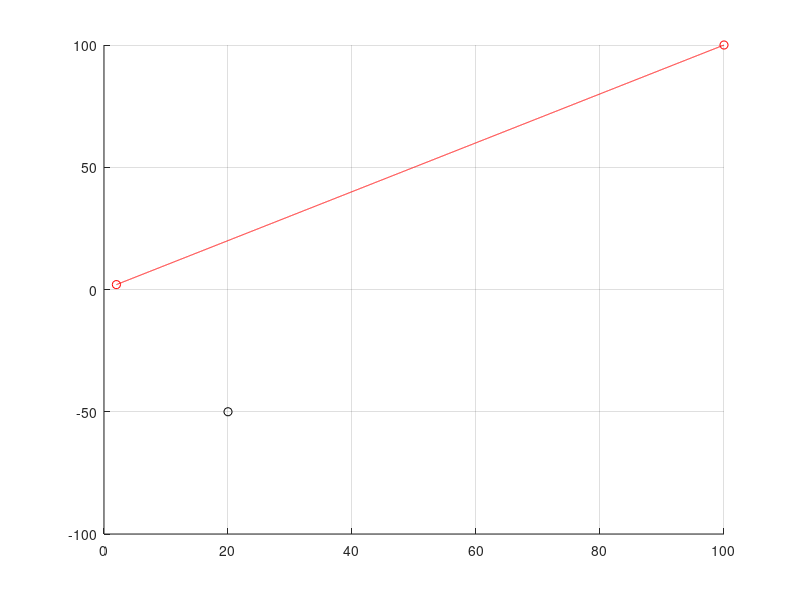

This figure's MATLAB source: (Note: this script raises an error after producing the figure.)
% Test de Carrot Chase algorithm
clear all
close all
clc
% pi
% pi = 3.14159265358979323846;

% Waypoint actual W(i)
W_act = [2 2];              % W_i = (xi, yi)
% Waypoint siguiente W(i+1)
W_sig = [100 100];			% W_i+1 = (xi+1, yi+1)
% Posicion del UAV
px = 20;
py = -50;
p = [px py];					% p = (x y);
% Heading angle (YAW)
psi = pi/6;

% VTP
s = [0 0];                  % s = [xt' yt'];

%Señal de control
U = 0;
%Ganancia contorl
k = 2;

% Velocidad
v = 0.55;                     % m/s
% Distancia
d = sqrt( ( W_sig(1) - W_act(1) )^2 + ( W_sig(2) - W_act(2) )^2 );
% Tiempo
t = 0.1;                      % s

figure(1)
hold on
grid on
plot(W_act(1), W_act(2), 'ro')
plot(W_sig(1), W_sig(2), 'ro')
plot(p(1), p(2), 'ko')

line = 0:0.01:d;
theta = atan2( W_sig(2) - W_act(2), W_sig(1) - W_act(1));
x = W_act(1) + line*cos(theta);
y = W_act(2) + line*sin(theta);
plot(x,y,'r-')

i = 1;

while px < W_sig(1)

   % Pasos 1 - 6
   psi_d = carrotChase(p, W_act, W_sig);
   
   % Paso 7 - control
   u = k*(psi_d - psi);
   
   %%%%%%%%%%%%%%%%%%%%%%
   % Modelo simplificado
   %%%%%%%%%%%%%%%%%%%%%%
   % dx = v*cos(psi);
   % dy = v*sin(psi);
   % dpsi = u;
   
   % obtengo angulo
   psi = psi + u*t;
   
   % Actualizo posicion en funcion del angulo
   px = px + v*cos(psi);
   py = py + v*sin(psi);
   p = [px py];
   
   plot(px,py,'bo')
   
   i=i+1;
    
end





